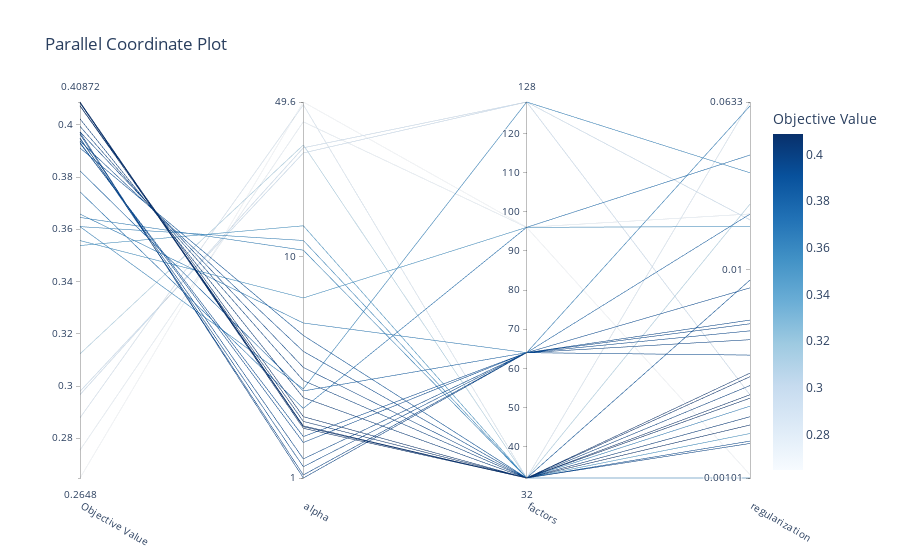

This figure's notebook cell:
### Code cell
# Parallel Coordinate
plot_parallel_coordinate(study).show()
